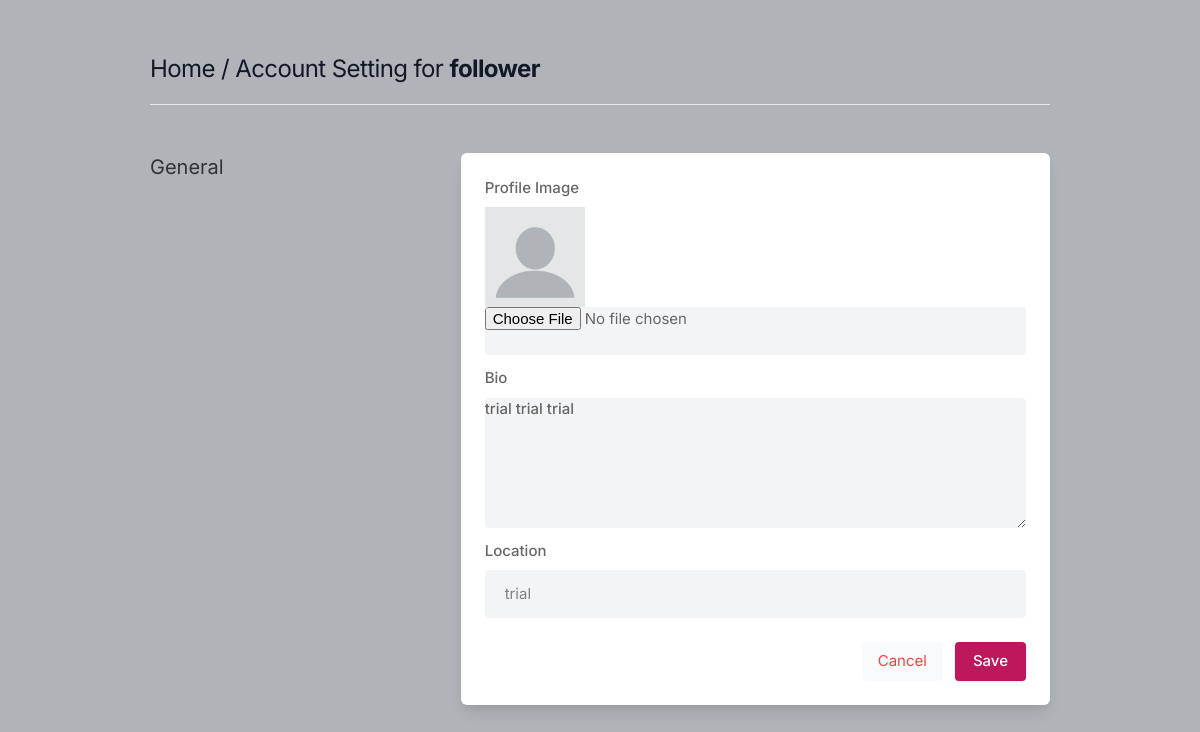
Screenshot of /settings (signed in) with the database file from the repository.
### core/models.py (models this page shows, shortened)
class Profile(models.Model):
    user = models.ForeignKey(User, on_delete=models.CASCADE)
    id_user = models.IntegerField()
    bio = models.TextField(blank=True)
    profileimg = models.ImageField(upload_to= 'profile_images', default = 'blank-profile-picture.png' )
    location = models.CharField(max_length=100, blank=True)

### core/views.py (the view, shortened to what this page needs)
# urls.py: path('settings', views.settings, name= 'settings'),
@login_required(login_url='signin')
def settings(request):
    user_profile = Profile.objects.get(user=request.user)
    return render(request, 'setting.html', {'user_profile': user_profile} )

### templates/setting.html (shortened to what this page needs)
{% load static %}
<!DOCTYPE html>
<html lang="en">
<head>
    <link rel="stylesheet" href="{% static 'assets/css/icons.css' %}">
    <link rel="stylesheet" href="{% static 'assets/css/uikit.css' %}">
    <link rel="stylesheet" href="{% static 'assets/css/style.css' %}">
    <link rel="stylesheet" href="{% static 'assets/css/tailwind.css' %}">
</head>
<body>
            <div class="container m-auto">
                <h1 class="text-2xl leading-none text-gray-900 tracking-tight mt-3"><a href="/">Home</a> /  Account Setting for <b>{{user.username}}</b> </h1>
                <br>
                <hr>
                <div class="grid lg:grid-cols-3 mt-12 gap-8">
                    <div>
                        <h3 class="text-xl mb-2"> General </h3>
                    </div>
                    <div class="bg-white rounded-md lg:shadow-lg shadow col-span-2">
                    <form action="" method="POST" enctype="multipart/form-data" >
                       <div class="grid grid-cols-2 gap-3 lg:p-6 p-4">
                            <div class="col-span-2">
                                <label for=""> Profile Image</label>
                                <img width ="100" height="100" src="{{ user_profile.profileimg.url }}"/>
                                <input type="file" name= "image" value="" class="shadow-none bg-gray-100">
                            </div>
                            <div class="col-span-2">
                                <label for="about">Bio</label>
                                <textarea id="about" name="bio" rows="3"  class="shadow-none bg-gray-100">{{user_profile.bio}}</textarea>
                            </div>
                            <div class="col-span-2">
                                <label for=""> Location</label>
                                <input type="text" name= "location" value="{{user_profile.location}}" class="shadow-none bg-gray-100">
                            </div>
                       </div>
                       <div class="bg-gray-10 p-6 pt-0 flex justify-end space-x-3">
                           <button class="p-2 px-4 rounded bg-gray-50 text-red-500"> <a href="/">Cancel</a> </button>
                           <button type="submit" class="button bg-blue-700"> Save </button>
                       </div>
                    </form>
                    </div>
                    </div>
                    <br>
                </div>
</body>
</html>

### static/assets/css/style.css (style rules this page uses)
body { background-color: #B0B3B8!important; }
button { vertical-align: middle; }
span.button, button.button { background-color: #be185d; top: 0; color: #fff; position: relative; padding: 8px 18px; line-height: 22px; position: relative; font-weight: 500; font-size: 15px; display: inline-block; -webkit-transition: all 0.2s ease-in-out; transition: all 0.2s ease-in-out; cursor: pointer; overflow: hidden; border: none; border-radius: 4px; -webkit-box-shadow: 0 1px 3px rgba(0, 0, 0, 0.1); box-shadow: 0 1px 3px rgba(0, 0, 0, 0.1); }
input { height: 48px; line-height: 48px; padding: 0 20px; outline: none; font-size: 15px; color: #808080; max-width: 100%; width: 100%; -webkit-box-sizing: border-box; box-sizing: border-box; display: block; font-weight: 400; opacity: 1; border-radius: 4px; border: none; -webkit-box-shadow: 0 1px 4px 0px rgba(0, 0, 0, 0.12); box-shadow: 0 1px 4px 0px rgba(0, 0, 0, 0.12); }
input[type="text"], input[type="password"], input[type="email"], input[type="number"] { height: 48px; line-height: 48px; padding: 0 20px; outline: none; font-size: 15px; color: #808080; max-width: 100%; width: 100%; -webkit-box-sizing: border-box; box-sizing: border-box; display: block; font-weight: 400; opacity: 1; border-radius: 4px; border: none; -webkit-box-shadow: 0 1px 4px 0px rgba(0, 0, 0, 0.12); box-shadow: 0 1px 4px 0px rgba(0, 0, 0, 0.12); }
textarea { height: 48px; line-height: 48px; padding: 0 20px; outline: none; font-size: 15px; color: #808080; margin: 0 0 16px 0; max-width: 100%; width: 100%; -webkit-box-sizing: border-box; box-sizing: border-box; display: block; background-color: #fff; font-weight: 500; opacity: 1; border-radius: 4px; border: none; -webkit-box-shadow: 0 1px 4px 0px rgba(0, 0, 0, 0.12); box-shadow: 0 1px 4px 0px rgba(0, 0, 0, 0.12); }
input { -webkit-transition: all 0.1s ease-in-out; transition: all 0.1s ease-in-out; }
::placeholder { color: #808080; opacity: 1; }
textarea { height: auto; line-height: 27px; padding: 20px; min-height: 130px; -webkit-transition: none !important; transition: none !important; min-width: 100%; }
label, legend { display: block; font-weight: bold; font-size: 15px; font-weight: 500; margin-bottom: 8px; }
button { border: none; margin: 0; padding: 0; width: auto; overflow: visible; background: transparent; color: inherit; font: inherit; line-height: normal; cursor: pointer; }
a { color: #be185d; -webkit-transition: 0.3s; transition: 0.3s; outline: none !important; }
button { outline: none !important; }
img { max-width: 100%; }
body { color: #666; font-size: 15px; line-height: 27px; background-color: #f0f2f5; font-family: "Inter", sans-serif; text-transform: none; }
h1, h2, h3, h4, h5, h6 { font-family: "Inter", sans-serif; text-transform: none; }
input[type="text"], input[type="password"], input[type="email"] { font-family: "Inter", sans-serif; text-transform: none; }
textarea, select { font-family: "Inter", sans-serif; text-transform: none; }
button, body .pac-container { font-family: "Inter", sans-serif; text-transform: none; }
h1, h2, h3, h4, h5, h6 { color: #333; font-weight: 500; margin: 0; padding: 0; }
h1 { font-size: 32px; }
h3 { font-size: 22px; }
b, strong { font-weight: 700 !important; }
@media (min-width: 1024px) { .container { max-width: 900px !important; padding-top: 45px; } }
.shadow-none { -webkit-box-shadow: none !important; box-shadow: none !important; }

### rows the page displays
Profile: profileimg (placeholder picture), bio "trial trial trial", location "trial"

### other values shown
{{ user.username }} "follower"
